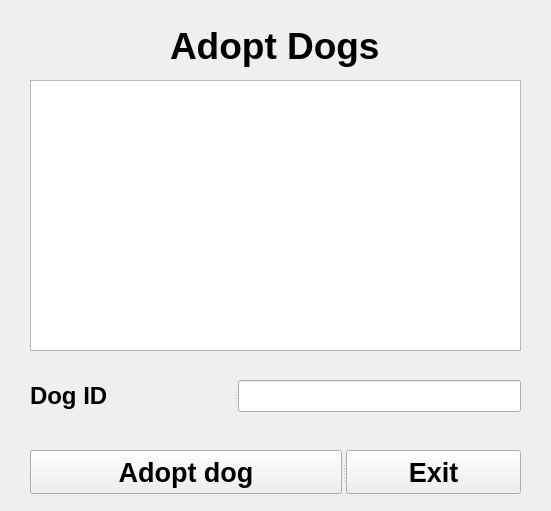
<?xml version="1.0" encoding="UTF-8"?>
<ui version="4.0">
 <class>adoptDogsWidget</class>
 <widget class="QWidget" name="adoptDogsWidget">
  <property name="geometry">
   <rect>
    <x>0</x>
    <y>0</y>
    <width>551</width>
    <height>511</height>
   </rect>
  </property>
  <property name="windowTitle">
   <string>Form</string>
  </property>
  <widget class="QLabel" name="label_2">
   <property name="geometry">
    <rect>
     <x>170</x>
     <y>20</y>
     <width>227</width>
     <height>51</height>
    </rect>
   </property>
   <property name="font">
    <font>
     <pointsize>28</pointsize>
     <bold>true</bold>
    </font>
   </property>
   <property name="text">
    <string>Adopt Dogs</string>
   </property>
  </widget>
  <widget class="QListWidget" name="DogsList">
   <property name="geometry">
    <rect>
     <x>30</x>
     <y>80</y>
     <width>491</width>
     <height>271</height>
    </rect>
   </property>
  </widget>
  <widget class="QSplitter" name="splitter">
   <property name="geometry">
    <rect>
     <x>30</x>
     <y>380</y>
     <width>491</width>
     <height>32</height>
    </rect>
   </property>
   <property name="orientation">
    <enum>Qt::Horizontal</enum>
   </property>
   <widget class="QLabel" name="label">
    <property name="font">
     <font>
      <pointsize>18</pointsize>
      <bold>true</bold>
     </font>
    </property>
    <property name="text">
     <string>Dog ID</string>
    </property>
   </widget>
   <widget class="QLineEdit" name="idLineEdit"/>
  </widget>
  <widget class="QSplitter" name="splitter_2">
   <property name="geometry">
    <rect>
     <x>30</x>
     <y>450</y>
     <width>491</width>
     <height>44</height>
    </rect>
   </property>
   <property name="orientation">
    <enum>Qt::Horizontal</enum>
   </property>
   <widget class="QPushButton" name="pushButton">
    <property name="font">
     <font>
      <pointsize>20</pointsize>
      <bold>true</bold>
     </font>
    </property>
    <property name="text">
     <string>Adopt dog</string>
    </property>
   </widget>
   <widget class="QPushButton" name="pushButton_2">
    <property name="font">
     <font>
      <pointsize>20</pointsize>
      <bold>true</bold>
     </font>
    </property>
    <property name="text">
     <string>Exit</string>
    </property>
   </widget>
  </widget>
 </widget>
 <resources/>
 <connections/>
</ui>
